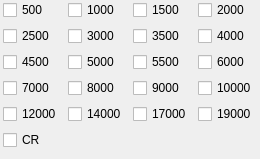
<?xml version="1.0" encoding="UTF-8"?>
<ui version="4.0">
 <class>LayerDockWidget</class>
 <widget class="QDockWidget" name="LayerDockWidget">
  <property name="geometry">
   <rect>
    <x>0</x>
    <y>0</y>
    <width>238</width>
    <height>159</height>
   </rect>
  </property>
  <property name="windowTitle">
   <string>DockWidget</string>
  </property>
  <widget class="QWidget" name="dockWidgetContents">
   <layout class="QGridLayout" name="gridLayout_2">
    <property name="leftMargin">
     <number>3</number>
    </property>
    <property name="topMargin">
     <number>0</number>
    </property>
    <property name="rightMargin">
     <number>3</number>
    </property>
    <property name="bottomMargin">
     <number>3</number>
    </property>
    <item row="0" column="0">
     <layout class="QGridLayout" name="gridLayout">
      <item row="0" column="1">
       <widget class="QCheckBox" name="checkBox_2">
        <property name="text">
         <string>1000</string>
        </property>
       </widget>
      </item>
      <item row="4" column="2">
       <widget class="QCheckBox" name="checkBox_11">
        <property name="text">
         <string>5500</string>
        </property>
       </widget>
      </item>
      <item row="0" column="2">
       <widget class="QCheckBox" name="checkBox_3">
        <property name="text">
         <string>1500</string>
        </property>
       </widget>
      </item>
      <item row="0" column="0">
       <widget class="QCheckBox" name="checkBox">
        <property name="text">
         <string>500</string>
        </property>
        <property name="tristate">
         <bool>false</bool>
        </property>
       </widget>
      </item>
      <item row="0" column="3">
       <widget class="QCheckBox" name="checkBox_4">
        <property name="text">
         <string>2000</string>
        </property>
       </widget>
      </item>
      <item row="6" column="0">
       <widget class="QCheckBox" name="checkBox_13">
        <property name="text">
         <string>7000</string>
        </property>
       </widget>
      </item>
      <item row="6" column="1">
       <widget class="QCheckBox" name="checkBox_14">
        <property name="text">
         <string>8000</string>
        </property>
       </widget>
      </item>
      <item row="4" column="3">
       <widget class="QCheckBox" name="checkBox_12">
        <property name="text">
         <string>6000</string>
        </property>
       </widget>
      </item>
      <item row="6" column="3">
       <widget class="QCheckBox" name="checkBox_16">
        <property name="text">
         <string>10000</string>
        </property>
       </widget>
      </item>
      <item row="2" column="2">
       <widget class="QCheckBox" name="checkBox_7">
        <property name="text">
         <string>3500</string>
        </property>
       </widget>
      </item>
      <item row="6" column="2">
       <widget class="QCheckBox" name="checkBox_15">
        <property name="text">
         <string>9000</string>
        </property>
       </widget>
      </item>
      <item row="2" column="0">
       <widget class="QCheckBox" name="checkBox_5">
        <property name="text">
         <string>2500</string>
        </property>
       </widget>
      </item>
      <item row="2" column="1">
       <widget class="QCheckBox" name="checkBox_6">
        <property name="text">
         <string>3000</string>
        </property>
       </widget>
      </item>
      <item row="2" column="3">
       <widget class="QCheckBox" name="checkBox_8">
        <property name="text">
         <string>4000</string>
        </property>
       </widget>
      </item>
      <item row="10" column="0">
       <spacer name="verticalSpacer">
        <property name="orientation">
         <enum>Qt::Vertical</enum>
        </property>
        <property name="sizeHint" stdset="0">
         <size>
          <width>20</width>
          <height>40</height>
         </size>
        </property>
       </spacer>
      </item>
      <item row="8" column="0">
       <widget class="QCheckBox" name="checkBox_17">
        <property name="text">
         <string>12000</string>
        </property>
       </widget>
      </item>
      <item row="4" column="1">
       <widget class="QCheckBox" name="checkBox_10">
        <property name="text">
         <string>5000</string>
        </property>
       </widget>
      </item>
      <item row="4" column="0">
       <widget class="QCheckBox" name="checkBox_9">
        <property name="text">
         <string>4500</string>
        </property>
       </widget>
      </item>
      <item row="8" column="2">
       <widget class="QCheckBox" name="checkBox_19">
        <property name="text">
         <string>17000</string>
        </property>
       </widget>
      </item>
      <item row="8" column="3">
       <widget class="QCheckBox" name="checkBox_20">
        <property name="text">
         <string>19000</string>
        </property>
       </widget>
      </item>
      <item row="8" column="1">
       <widget class="QCheckBox" name="checkBox_18">
        <property name="text">
         <string>14000</string>
        </property>
       </widget>
      </item>
      <item row="9" column="0">
       <widget class="QCheckBox" name="checkBox_21">
        <property name="text">
         <string>CR</string>
        </property>
       </widget>
      </item>
     </layout>
    </item>
   </layout>
  </widget>
 </widget>
 <resources/>
 <connections/>
</ui>
